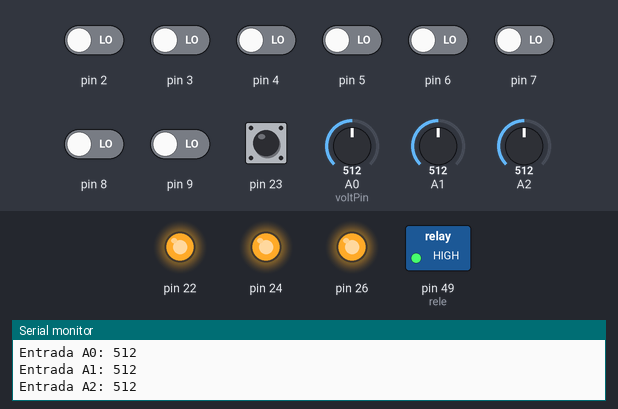
A sketch run on a simulated Arduino Mega 2560, built with avr-gcc and run on an emulated ATmega2560. Parts: switched loads named in the sketch (green lamp = pin HIGH), output pins drawn as LEDs (lit = HIGH), the last lines printed to the serial monitor. The test bench sets the inputs (shaded band); at power-on: pin 23 HIGH, pin 2–9 LOW, A0 (voltPin) = 512, A1 = 512, A2 = 512.

Above: at 1.2 s.
1.3 s: A0 (voltPin) set to 628
2.8 s: A0 (voltPin) set to 652
At 4.1 s:
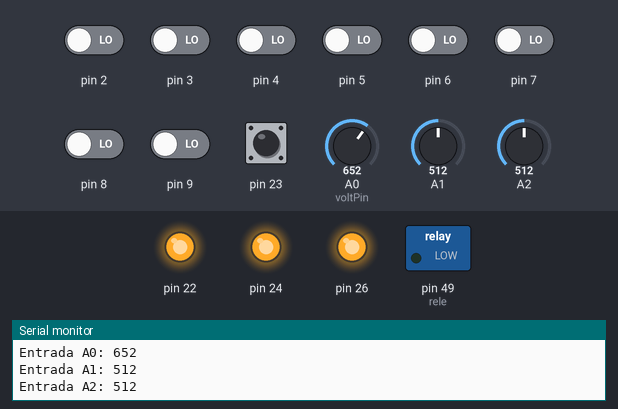
4.4 s: A0 (voltPin) set to 588
5.9 s: A0 (voltPin) set to 563
At 7.2 s:
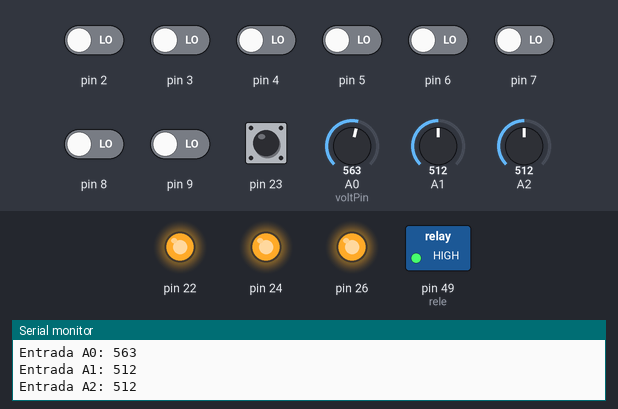
7.5 s: A0 (voltPin) set to 716
At 8.5 s:
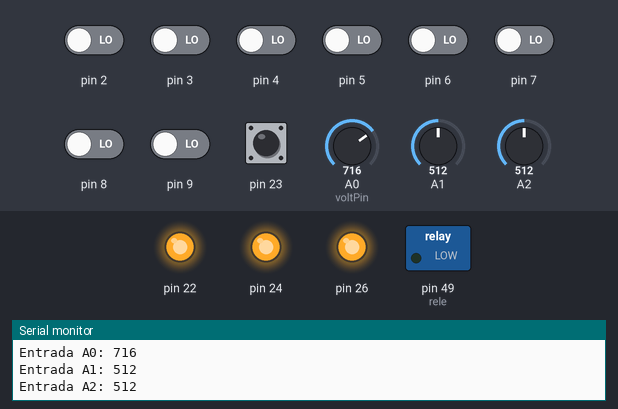
Timing chart, 0 to 10.2 s (numbered marks = the images above; inputs shaded):
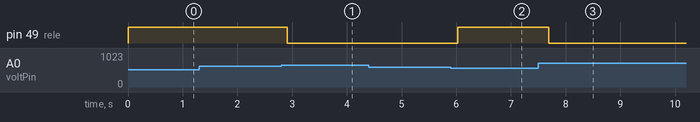

Measured:
- the behaviour switches between 644 and 645 on A0 (voltPin) (found by bisection; images 0 and 1)
- the behaviour switches between 573 and 572 on A0 (voltPin) (found by bisection; images 1 and 2)
- after the input at 2.8 s, pin 49 (rele): HIGH → LOW after 0.11 s
- after the input at 5.9 s, pin 49 (rele): LOW → HIGH after 0.13 s
- after the input at 7.5 s, pin 49 (rele): HIGH → LOW after 0.20 s

The sketch:

DInput_Test.ino
```cpp
const int voltPin = A0;   // seleccionar la entrada para el sensor
int volt;         // variable que almacena el valor raw (0 a 1023)
float fvolt;            // variable que almacena el voltaje (0.0 a 25.0)
const int rele = 49;
const bool cargar = 1;

void setup()
{
  Serial.begin(115200);
  for (int i = 2;i<10;i++)
  {
    pinMode(i,INPUT);
  }
  pinMode(23,INPUT_PULLUP);

  pinMode(22,OUTPUT);
  digitalWrite(22,1);
  pinMode(24,OUTPUT);
  digitalWrite(24,1);
  pinMode(26,OUTPUT);
  digitalWrite(26,1);
  pinMode(rele,OUTPUT);
}

void loop()
{
  volt = analogRead(voltPin);          // realizar la lectura
    fvolt = floatmap(volt, 0, 1023, 0.0, 25.0);   // cambiar escala a 0.0 - 25.0
    if (cargar == 0)
    {
     fvolt = 20;
    }
    if (fvolt <= 14)
    {
     digitalWrite(rele,1); //invertido
    }
    if (fvolt >= 15.75)
    {
     digitalWrite(rele,0);
    }


  for (int i = 2; i<10;i++)
  {
    Serial.println("Boya "+String(i)+": "+String(digitalRead(i)));
  }
  Serial.println("Proximidad: "+String(digitalRead(23)));
  Serial.println("Entrada A0: "+String(analogRead(A0)));
  Serial.println("Entrada A1: "+String(analogRead(A1)));
  Serial.println("Entrada A2: "+String(analogRead(A2)));
  delay(200);
}


// cambio de escala entre floats
float floatmap(float x, float in_min, float in_max, float out_min, float out_max)
{
   return (x - in_min) * (out_max - out_min) / (in_max - in_min) + out_min;
}
```
